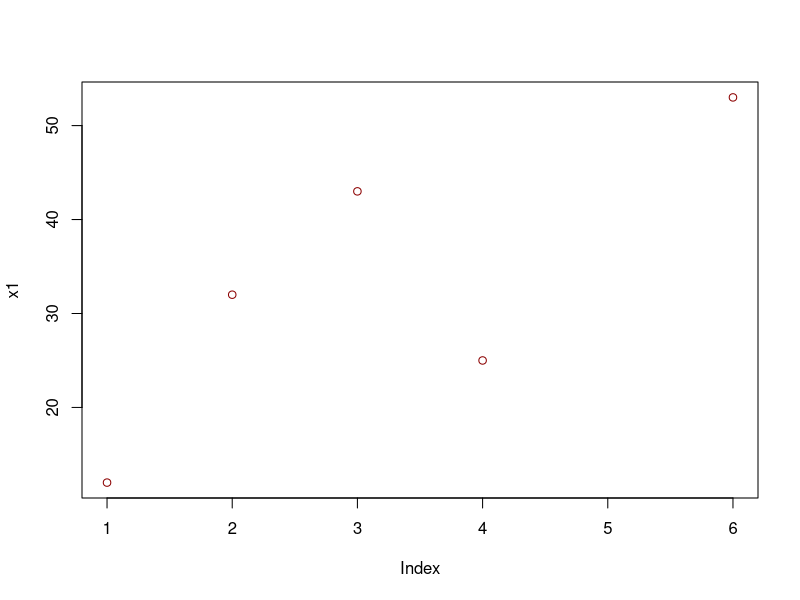

Reproduce this figure in R.
x1 <- c(12, 32, 43, 25, NA, 53)
x1
plot(x1, col = "darkred")
mean(x1, is.na = T)
# x1 <- x1 != 'NA'
# x1
which(is.na(x1))
x2 <- x1
x2[is.na(x2)] <- 0
x2
x3 <- ifelse(is.na(x1), 0, x1)
x3
